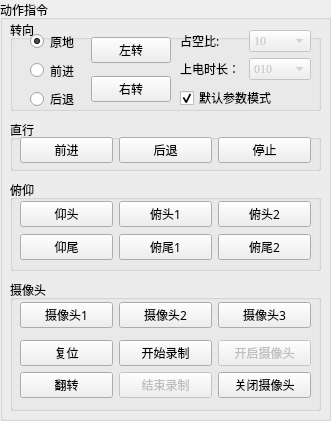
   <widget class="QGroupBox" name="groupBox_7">
    <property name="geometry">
     <rect>
      <x>360</x>
      <y>360</y>
      <width>331</width>
      <height>421</height>
     </rect>
    </property>
    <property name="title">
     <string>动作指令</string>
    </property>
    <widget class="QGroupBox" name="groupBox_8">
     <property name="geometry">
      <rect>
       <x>10</x>
       <y>120</y>
       <width>311</width>
       <height>51</height>
      </rect>
     </property>
     <property name="title">
      <string>直行</string>
     </property>
     <widget class="QWidget" name="horizontalLayoutWidget_6">
      <property name="geometry">
       <rect>
        <x>10</x>
        <y>10</y>
        <width>291</width>
        <height>41</height>
       </rect>
      </property>
      <layout class="QHBoxLayout" name="horizontalLayout_2">
       <item>
        <widget class="QPushButton" name="goforwardBtn">
         <property name="font">
          <font>
           <family>微软雅黑</family>
          </font>
         </property>
         <property name="text">
          <string>前进</string>
         </property>
        </widget>
       </item>
       <item>
        <widget class="QPushButton" name="retreatBtn">
         <property name="font">
          <font>
           <family>微软雅黑</family>
          </font>
         </property>
         <property name="text">
          <string>后退</string>
         </property>
        </widget>
       </item>
       <item>
        <widget class="QPushButton" name="stopBtn">
         <property name="font">
          <font>
           <family>微软雅黑</family>
          </font>
         </property>
         <property name="text">
          <string>停止</string>
         </property>
        </widget>
       </item>
      </layout>
     </widget>
    </widget>
    <widget class="QGroupBox" name="groupBox_10">
     <property name="geometry">
      <rect>
       <x>10</x>
       <y>20</y>
       <width>311</width>
       <height>91</height>
      </rect>
     </property>
     <property name="title">
      <string>转向</string>
     </property>
     <widget class="QWidget" name="horizontalLayoutWidget_11">
      <property name="geometry">
       <rect>
        <x>20</x>
        <y>10</y>
        <width>141</width>
        <height>80</height>
       </rect>
      </property>
      <layout class="QHBoxLayout" name="horizontalLayout_11">
       <item>
        <layout class="QVBoxLayout" name="verticalLayout_2">
         <item>
          <widget class="QRadioButton" name="inplaceRbtn">
           <property name="font">
            <font>
             <family>微软雅黑</family>
            </font>
           </property>
           <property name="text">
            <string>原地</string>
           </property>
           <property name="checked">
            <bool>true</bool>
           </property>
          </widget>
         </item>
         <item>
          <widget class="QRadioButton" name="goforwardRbtn">
           <property name="font">
            <font>
             <family>微软雅黑</family>
            </font>
           </property>
           <property name="text">
            <string>前进</string>
           </property>
          </widget>
         </item>
         <item>
          <widget class="QRadioButton" name="retreatRbtn">
           <property name="font">
            <font>
             <family>微软雅黑</family>
            </font>
           </property>
           <property name="text">
            <string>后退</string>
           </property>
           <property name="checked">
            <bool>false</bool>
           </property>
          </widget>
         </item>
        </layout>
       </item>
       <item>
        <layout class="QVBoxLayout" name="verticalLayout_5">
         <item>
          <widget class="QPushButton" name="turnLeftBtn">
           <property name="font">
            <font>
             <family>微软雅黑</family>
            </font>
           </property>
           <property name="text">
            <string>左转</string>
           </property>
          </widget>
         </item>
         <item>
          <widget class="QPushButton" name="turnRightBtn">
           <property name="font">
            <font>
             <family>微软雅黑</family>
            </font>
           </property>
           <property name="text">
            <string>右转</string>
           </property>
          </widget>
         </item>
        </layout>
       </item>
      </layout>
     </widget>
     <widget class="QWidget" name="verticalLayoutWidget_6">
      <property name="geometry">
       <rect>
        <x>170</x>
        <y>10</y>
        <width>131</width>
        <height>81</height>
       </rect>
      </property>
      <layout class="QVBoxLayout" name="verticalLayout_6">
       <item>
        <layout class="QHBoxLayout" name="horizontalLayout_13">
         <item>
          <widget class="QLabel" name="label_7">
           <property name="font">
            <font>
             <family>微软雅黑</family>
            </font>
           </property>
           <property name="text">
            <string>占空比:</string>
           </property>
          </widget>
         </item>
         <item>
          <widget class="QComboBox" name="pwmCbx">
           <property name="enabled">
            <bool>false</bool>
           </property>
           <property name="font">
            <font>
             <family>Times New Roman</family>
            </font>
           </property>
           <item>
            <property name="text">
             <string>10</string>
            </property>
           </item>
           <item>
            <property name="text">
             <string>20</string>
            </property>
           </item>
           <item>
            <property name="text">
             <string>30</string>
            </property>
           </item>
           <item>
            <property name="text">
             <string>40</string>
            </property>
           </item>
           <item>
            <property name="text">
             <string>50</string>
            </property>
           </item>
           <item>
            <property name="text">
             <string>60</string>
            </property>
           </item>
           <item>
            <property name="text">
             <string>70</string>
            </property>
           </item>
           <item>
            <property name="text">
             <string>80</string>
            </property>
           </item>
           <item>
            <property name="text">
             <string>90</string>
            </property>
           </item>
           <item>
            <property name="text">
             <string>99</string>
            </property>
           </item>
          </widget>
         </item>
        </layout>
       </item>
       <item>
        <layout class="QHBoxLayout" name="horizontalLayout_14">
         <item>
          <widget class="QLabel" name="label_8">
           <property name="font">
            <font>
             <family>微软雅黑</family>
            </font>
           </property>
           <property name="text">
            <string>上电时长：</string>
           </property>
          </widget>
         </item>
         <item>
          <widget class="QComboBox" name="timeCbx">
           <property name="enabled">
            <bool>false</bool>
           </property>
           <property name="font">
            <font>
             <family>Times New Roman</family>
            </font>
           </property>
           <item>
            <property name="text">
             <string>010</string>
            </property>
           </item>
           <item>
            <property name="text">
             <string>020</string>
            </property>
           </item>
           <item>
            <property name="text">
             <string>030</string>
            </property>
           </item>
           <item>
            <property name="text">
             <string>040</string>
            </property>
           </item>
           <item>
            <property name="text">
             <string>050</string>
            </property>
           </item>
           <item>
            <property name="text">
             <string>060</string>
            </property>
           </item>
           <item>
            <property name="text">
             <string>070</string>
            </property>
           </item>
           <item>
            <property name="text">
             <string>080</string>
            </property>
           </item>
           <item>
            <property name="text">
             <string>090</string>
            </property>
           </item>
           <item>
            <property name="text">
             <string>100</string>
            </property>
           </item>
           <item>
            <property name="text">
             <string>200</string>
            </property>
           </item>
           <item>
            <property name="text">
             <string>300</string>
            </property>
           </item>
           <item>
            <property name="text">
             <string>400</string>
            </property>
           </item>
           <item>
            <property name="text">
             <string>500</string>
            </property>
           </item>
          </widget>
         </item>
        </layout>
       </item>
       <item>
        <widget class="QCheckBox" name="defParaChk">
         <property name="font">
          <font>
           <family>微软雅黑</family>
          </font>
         </property>
         <property name="text">
          <string>默认参数模式</string>
         </property>
         <property name="checked">
          <bool>true</bool>
         </property>
        </widget>
       </item>
      </layout>
     </widget>
    </widget>
    <widget class="QGroupBox" name="groupBox_9">
     <property name="geometry">
      <rect>
       <x>10</x>
       <y>180</y>
       <width>311</width>
       <height>91</height>
      </rect>
     </property>
     <property name="title">
      <string>俯仰</string>
     </property>
     <widget class="QWidget" name="verticalLayoutWidget_4">
      <property name="geometry">
       <rect>
        <x>10</x>
        <y>20</y>
        <width>291</width>
        <height>62</height>
       </rect>
      </property>
      <layout class="QVBoxLayout" name="verticalLayout_8">
       <item>
        <layout class="QHBoxLayout" name="horizontalLayout_8">
         <item>
          <widget class="QPushButton" name="upliftHeadBtn">
           <property name="font">
            <font>
             <family>微软雅黑</family>
            </font>
           </property>
           <property name="text">
            <string>仰头</string>
           </property>
          </widget>
         </item>
         <item>
          <widget class="QPushButton" name="bowHeadBtn_1">
           <property name="font">
            <font>
             <family>微软雅黑</family>
            </font>
           </property>
           <property name="text">
            <string>俯头1</string>
           </property>
          </widget>
         </item>
         <item>
          <widget class="QPushButton" name="bowHeadBtn_3">
           <property name="font">
            <font>
             <family>微软雅黑</family>
            </font>
           </property>
           <property name="text">
            <string>俯头2</string>
           </property>
          </widget>
         </item>
        </layout>
       </item>
       <item>
        <layout class="QHBoxLayout" name="horizontalLayout_16">
         <item>
          <widget class="QPushButton" name="upliftTailBtn">
           <property name="font">
            <font>
             <family>微软雅黑</family>
            </font>
           </property>
           <property name="text">
            <string>仰尾</string>
           </property>
          </widget>
         </item>
         <item>
          <widget class="QPushButton" name="bowTailBtn_1">
           <property name="font">
            <font>
             <family>微软雅黑</family>
            </font>
           </property>
           <property name="text">
            <string>俯尾1</string>
           </property>
          </widget>
         </item>
         <item>
          <widget class="QPushButton" name="bowTailBtn_3">
           <property name="font">
            <font>
             <family>微软雅黑</family>
            </font>
           </property>
           <property name="text">
            <string>俯尾2</string>
           </property>
          </widget>
         </item>
        </layout>
       </item>
      </layout>
     </widget>
    </widget>
    <widget class="QGroupBox" name="groupBox_11">
     <property name="geometry">
      <rect>
       <x>10</x>
       <y>280</y>
       <width>311</width>
       <height>131</height>
      </rect>
     </property>
     <property name="title">
      <string>摄像头</string>
     </property>
     <widget class="QWidget" name="horizontalLayoutWidget_2">
      <property name="geometry">
       <rect>
        <x>10</x>
        <y>20</y>
        <width>291</width>
        <height>31</height>
       </rect>
      </property>
      <layout class="QHBoxLayout" name="horizontalLayout_4">
       <item>
        <widget class="QPushButton" name="ledBtn_1">
         <property name="font">
          <font>
           <family>微软雅黑</family>
          </font>
         </property>
         <property name="text">
          <string>摄像头1</string>
         </property>
        </widget>
       </item>
       <item>
        <widget class="QPushButton" name="ledBtn_2">
         <property name="font">
          <font>
           <family>微软雅黑</family>
          </font>
         </property>
         <property name="text">
          <string>摄像头2</string>
         </property>
        </widget>
       </item>
       <item>
        <widget class="QPushButton" name="ledBtn_3">
         <property name="font">
          <font>
           <family>微软雅黑</family>
          </font>
         </property>
         <property name="text">
          <string>摄像头3</string>
         </property>
        </widget>
       </item>
      </layout>
     </widget>
     <widget class="QWidget" name="gridLayoutWidget">
      <property name="geometry">
       <rect>
        <x>10</x>
        <y>60</y>
        <width>291</width>
        <height>58</height>
       </rect>
      </property>
      <layout class="QGridLayout" name="gridLayout">
       <item row="1" column="1">
        <widget class="QPushButton" name="closepushbutton">
         <property name="enabled">
          <bool>false</bool>
         </property>
         <property name="font">
          <font>
           <family>微软雅黑</family>
          </font>
         </property>
         <property name="text">
          <string>结束录制</string>
         </property>
        </widget>
       </item>
       <item row="0" column="0">
        <widget class="QPushButton" name="rstpushbutton">
         <property name="font">
          <font>
           <family>微软雅黑</family>
          </font>
         </property>
         <property name="text">
          <string>复位</string>
         </property>
        </widget>
       </item>
       <item row="0" column="2">
        <widget class="QPushButton" name="reInitCamBtn">
         <property name="enabled">
          <bool>false</bool>
         </property>
         <property name="font">
          <font>
           <family>微软雅黑</family>
          </font>
         </property>
         <property name="text">
          <string>开启摄像头</string>
         </property>
        </widget>
       </item>
       <item row="1" column="2">
        <widget class="QPushButton" name="closeCamBtn">
         <property name="enabled">
          <bool>true</bool>
         </property>
         <property name="font">
          <font>
           <family>微软雅黑</family>
          </font>
         </property>
         <property name="text">
          <string>关闭摄像头</string>
         </property>
        </widget>
       </item>
       <item row="0" column="1">
        <widget class="QPushButton" name="openpushbutton">
         <property name="font">
          <font>
           <family>微软雅黑</family>
          </font>
         </property>
         <property name="text">
          <string>开始录制</string>
         </property>
        </widget>
       </item>
       <item row="1" column="0">
        <widget class="QPushButton" name="flippushbutton">
         <property name="font">
          <font>
           <family>微软雅黑</family>
          </font>
         </property>
         <property name="text">
          <string>翻转</string>
         </property>
        </widget>
       </item>
      </layout>
     </widget>
    </widget>
   </widget>
